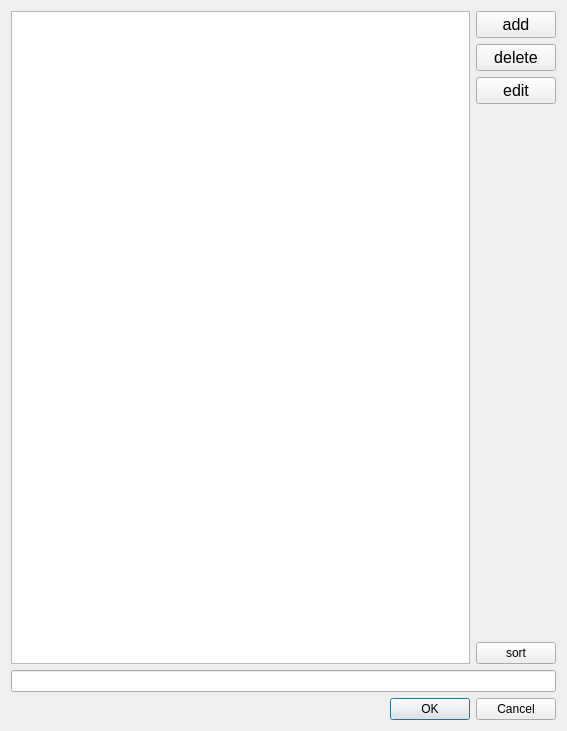
<?xml version="1.0" encoding="UTF-8"?>
<ui version="4.0">
 <class>Dialog</class>
 <widget class="QDialog" name="Dialog">
  <property name="geometry">
   <rect>
    <x>0</x>
    <y>0</y>
    <width>567</width>
    <height>731</height>
   </rect>
  </property>
  <property name="windowTitle">
   <string>Dialog</string>
  </property>
  <layout class="QVBoxLayout" name="verticalLayout_3">
   <item>
    <layout class="QHBoxLayout" name="horizontalLayout">
     <item>
      <widget class="QListWidget" name="listWidget"/>
     </item>
     <item>
      <layout class="QVBoxLayout" name="verticalLayout_2">
       <item>
        <widget class="QPushButton" name="pushButton_add">
         <property name="font">
          <font>
           <pointsize>12</pointsize>
          </font>
         </property>
         <property name="text">
          <string>add</string>
         </property>
        </widget>
       </item>
       <item>
        <widget class="QPushButton" name="pushButton_delete">
         <property name="font">
          <font>
           <pointsize>12</pointsize>
          </font>
         </property>
         <property name="text">
          <string>delete</string>
         </property>
        </widget>
       </item>
       <item>
        <widget class="QPushButton" name="pushButton_edit">
         <property name="font">
          <font>
           <pointsize>12</pointsize>
          </font>
         </property>
         <property name="text">
          <string>edit</string>
         </property>
        </widget>
       </item>
       <item>
        <spacer name="verticalSpacer">
         <property name="orientation">
          <enum>Qt::Vertical</enum>
         </property>
         <property name="sizeHint" stdset="0">
          <size>
           <width>20</width>
           <height>40</height>
          </size>
         </property>
        </spacer>
       </item>
       <item>
        <widget class="QPushButton" name="pushButton_sort">
         <property name="text">
          <string>sort</string>
         </property>
        </widget>
       </item>
      </layout>
     </item>
    </layout>
   </item>
   <item>
    <layout class="QVBoxLayout" name="verticalLayout">
     <item>
      <widget class="QLineEdit" name="unput_text"/>
     </item>
     <item>
      <widget class="QDialogButtonBox" name="buttonBox">
       <property name="orientation">
        <enum>Qt::Horizontal</enum>
       </property>
       <property name="standardButtons">
        <set>QDialogButtonBox::Cancel|QDialogButtonBox::Ok</set>
       </property>
      </widget>
     </item>
    </layout>
   </item>
  </layout>
 </widget>
 <resources/>
 <connections>
  <connection>
   <sender>buttonBox</sender>
   <signal>accepted()</signal>
   <receiver>Dialog</receiver>
   <slot>accept()</slot>
   <hints>
    <hint type="sourcelabel">
     <x>248</x>
     <y>254</y>
    </hint>
    <hint type="destinationlabel">
     <x>157</x>
     <y>274</y>
    </hint>
   </hints>
  </connection>
  <connection>
   <sender>buttonBox</sender>
   <signal>rejected()</signal>
   <receiver>Dialog</receiver>
   <slot>reject()</slot>
   <hints>
    <hint type="sourcelabel">
     <x>316</x>
     <y>260</y>
    </hint>
    <hint type="destinationlabel">
     <x>286</x>
     <y>274</y>
    </hint>
   </hints>
  </connection>
 </connections>
</ui>
